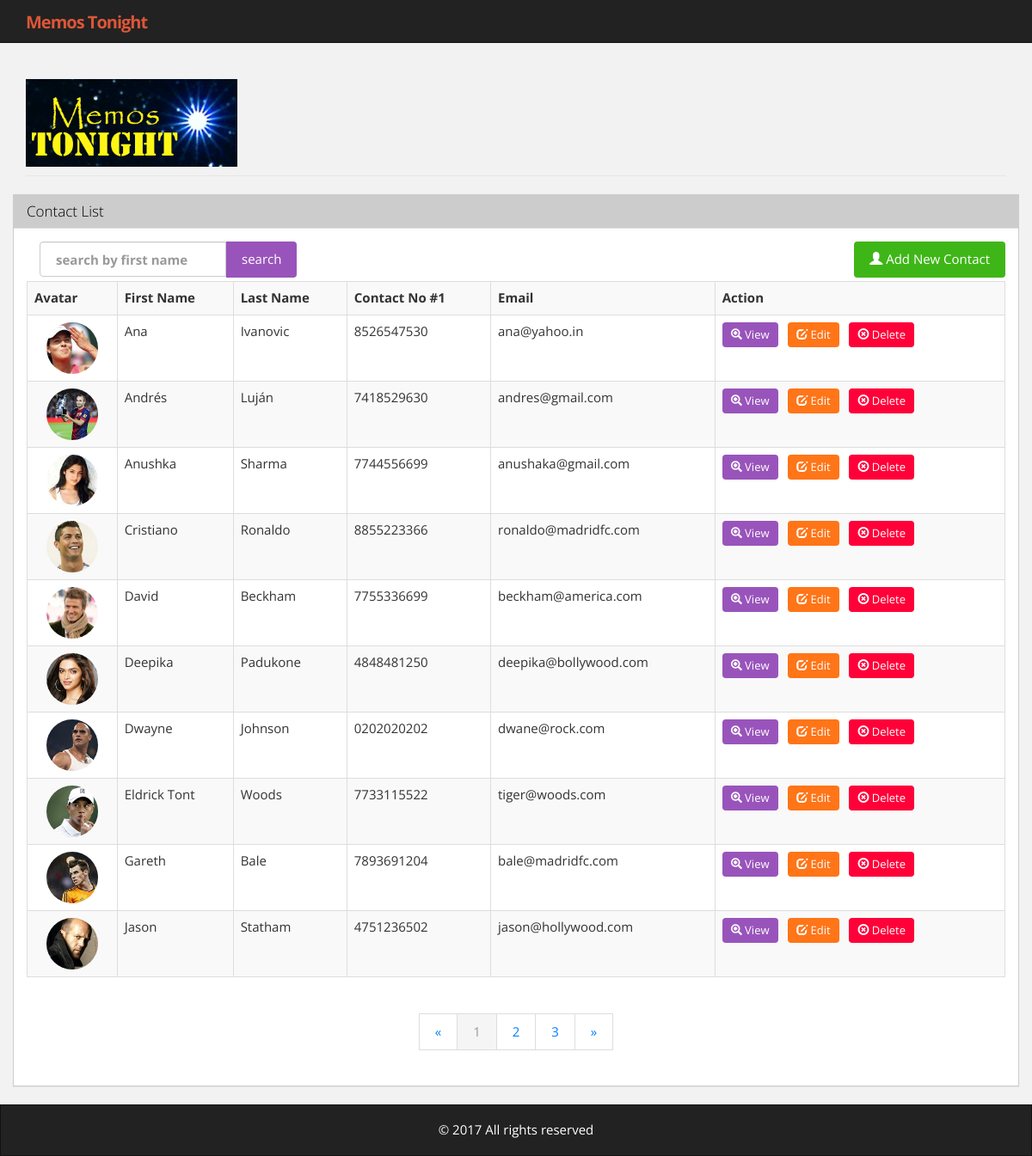
The page / on the database its author committed.
### tables this page shows
CREATE TABLE IF NOT EXISTS `tbl_contacts` (
  `contact_id` int(11) NOT NULL AUTO_INCREMENT,
  `first_name` varchar(255) NOT NULL,
  `middle_name` varchar(255) NOT NULL,
  `last_name` varchar(255) NOT NULL,
  `address` text,
  `contact_no1` varchar(255) NOT NULL,
  `contact_no2` varchar(255) DEFAULT NULL,
  `email_address` varchar(255) NOT NULL,
  `profile_pic` varchar(255) DEFAULT NULL,
  PRIMARY KEY (`contact_id`)
);

### index.php (the view, shortened to what this page needs)
<?php
require_once 'config.php';
include 'header.php';
if (!(isset($_GET['pagenum']))) {
    $pagenum = 1;
} else {
    $pagenum = $_GET['pagenum'];
}
$page_limit = ($_GET["show"] <> "" && is_numeric($_GET["show"])) ? $_GET["show"] : 10;
try {
    $keyword = trim($_GET["keyword"]);
    if ($keyword <> "") {
        $sql  = "SELECT * FROM tbl_contacts WHERE 1 AND " . " (first_name LIKE :keyword) ORDER BY first_name ";
        $stmt = $DB->prepare($sql);
        $stmt->bindValue(":keyword", $keyword . "%");
    } else {
        $sql  = "SELECT * FROM tbl_contacts WHERE 1 ORDER BY first_name ";
        $stmt = $DB->prepare($sql);
    }
    $stmt->execute();
    $total_count = count($stmt->fetchAll());
    $last        = ceil($total_count / $page_limit);
    $lower_limit = ($pagenum - 1) * $page_limit;
    $lower_limit = ($lower_limit < 0) ? 0 : $lower_limit;
    $sql2        = $sql . " limit " . ($lower_limit) . " , " . ($page_limit) . " ";
    $stmt        = $DB->prepare($sql2);
    $stmt->execute();
    $results = $stmt->fetchAll();
}
catch (Exception $ex) {
    echo $ex->getMessage();
}
?>
    <div class="row">
      <div class="panel panel-default">
        <div class="panel-heading">
          <h3 class="panel-title" >Contact List</h3>
        </div>
        <div class="panel-body">
          <div class="col-lg-12" style="padding-left: 0; padding-right: 0;">
            <form action="index.php" method="get">
              <div class="col-lg-6 pull-left" style="padding-left: 0;">
                <span class="pull-left" id="search-bar">
                    <label class="col-lg-12 control-label" for="keyword" style="padding-right: 0;">
                        <input type="text" value="<?php echo $_GET["keyword"]; ?>" placeholder="search by first name" id="search" class="form-control" name="keyword">
                    </label>
                </span>
                <button class="btn btn-info" id="search-button" style="border-top-right-radius: 4px; border-bottom-right-radius: 4px;">search</button>
              </div>
            </form>
            <div class="pull-right"><a href="book.php" id="addcontact"><button class="btn btn-success rounded"><span class="glyphicon glyphicon-user"></span> Add New Contact</button></a></div>
          </div>
          <div class="clearfix"></div>
          <?php if (count($results) > 0) { ?>
          <div class="table-responsive">
            <table class="table table-striped table-hover table-bordered ">
              <tbody>
                <tr>
                  <th>Avatar</th>
                  <th>First Name</th>
                  <th>Last Name</th>
                  <th class="hidden-xs hidden-sm">Contact No #1 </th>
                  <th class="hidden-xs hidden-sm">Email </th>
                  <th>Action </th>
                </tr>
                <?php foreach ($results as $res) { ?>
                <tr>
                  <td style="text-align: center;">
                    <?php $pic = ($res["profile_pic"] <> "" ) ? $res["profile_pic"] : "no_avatar.png" ?>
                    <a href="profile_pics/ <?php echo $pic ?>" target="_blank" ><img src="profile_pics/<?php echo $pic ?>" alt="" class="btn-circle"></a>
                  </td>
                  <td>
                    <?php echo $res["first_name"]; ?>
                  </td>
                  <td>
                    <?php echo $res["last_name"]; ?>
                  </td>
                  <td class="hidden-xs hidden-sm">
                    <?php echo $res["contact_no1"]; ?>
                  </td>
                  <td class="hidden-xs hidden-sm">
                    <?php echo $res["email_address"]; ?>
                  </td>
                  <td>
                    <a href="view.php?cid=<?php echo $res["contact_id"]; ?>">
                       <button class="btn btn-sm btn-info rounded">
                            <span class="glyphicon glyphicon-zoom-in" title="View"></span>
                            <span class="hidden-xs hidden-sm"> View</span>
                        </button>
                    </a>&nbsp;
                    <a href="book.php?m=update&cid=<?php echo $res["contact_id"]; ?>&pagenum=<?php echo $_GET["pagenum"]; ?>">
                        <button class="btn btn-sm btn-warning rounded">
                            <span class="glyphicon glyphicon-edit" title="Edit"></span>
                            <span class="hidden-xs hidden-sm"> Edit</span>
                        </button>
                    </a>&nbsp;
                    <a href="process_form.php?mode=delete&cid=<?php echo $res["contact_id"]; ?>&keyword=<?php echo $_GET["keyword"]; ?>&pagenum=<?php echo $_GET["pagenum"]; ?>" onclick="return confirm('Are you sure?')">
                        <button class="btn btn-sm btn-danger rounded">
                            <span class="glyphicon glyphicon-remove-circle" title="Delete"></span>
                            <span class="hidden-xs hidden-sm"> Delete</span>
                        </button>
                    </a>&nbsp;
                  </td>
                </tr>
                <?php } ?>
              </tbody>
            </table>
          </div>
          <div class="text-center">
              <div class="col-lg-12 center">
                <ul class="pagination">
                    <li>
                      <a href="index.php?pagenum=<?php echo $i; ?>&keyword=<?php echo $_GET["keyword"]; ?>" aria-label="Previous">
                        <span aria-hidden="true">&laquo;</span>
                      </a>
                    </li>
                    <?php
                    for ($i = 1; $i <= $last; $i++) {
                        if ($i == $pagenum) {
                    ?>
                    <li class="active">
                      <a href="javascript:void(0);">
                        <?php echo $i ?>
                      </a>
                    </li>
                    <?php
                    } else {
                    ?>
                    <li>
                        <a href="index.php?pagenum=<?php echo $i; ?>&keyword=<?php echo $_GET["keyword"]; ?>"
                        class="links" onclick="displayRecords('<?php echo $page_limit; ?>', '<?php echo $i; ?>');">
                        <?php echo $i ?>
                        </a>
                    </li>
                    <?php
                        }
                    }
                    ?>
                    <li>
                      <a href="index.php?pagenum=<?php echo $i; ?>&keyword=<?php echo $_GET["keyword"]; ?>" aria-label="Next">
                        <span aria-hidden="true">&raquo;</span>
                      </a>
                    </li>
                </ul>
              </div>
            </div>
            <?php } else { ?>
            <div class="well well-lg">No contacts found.</div>
            <?php } ?>
        </div>
      </div>
    </div>
</div>
<?php
include 'footer.php';
?>

### header.php (shortened to what this page needs)
<!DOCTYPE html>
<html lang="en">
  <head>
    <link href="bootstrap/css/bootstrap.min.css" rel="stylesheet">
    <link href="style/style.css" rel="stylesheet">
  </head>
  <body>
   <div class="page-wrap">
    <nav class="navbar navbar-default navbar-fixed-top">
      <div class="container">
        <div class="navbar-header">
          <a class="navbar-brand text-uppercase" href="index.php">
            Memos Tonight
          </a>
        </div>
        <div class="collapse navbar-collapse" id="navbar-collapse">
        </div>
      </div>
    </nav>
    <div class="container mainbody">
        <div class="page-header">
            <img src="profile_pics/MemosTonight.png" alt="Logo" id="logo">
        </div>

### footer.php (shortened to what this page needs)
    </div>
    <footer>
      <div class="navbar navbar-default footer">
        <div class="container-fluid">
          <div class="copyright">
              <span>&copy; <?php echo date("Y"); ?> All rights reserved</span>
          </div>
        </div>
      </div>
    </footer>
  </body>
</html>

### style/style.css (style rules this page uses)
html,body { margin:0; height: 100%; }
body { padding-top: 50px; background: #f2f2f2; }
.navbar .navbar-brand { font-weight: bold; letter-spacing: -1px; font-size: 20px; color: #dd5638; }
.form-control { border-radius: 4px; }
#search { height: 41px; border-radius: 4px 0px 0px 4px; }
.btn-circle { width: 60px; height: 60px; text-align: center; border-radius: 50%; }
.rounded { border-radius: 4px; }
.panel-default { border-color: #ccc; }
.panel-default>.panel-heading { color: black; background-color: #ccc; border-color: #dddddd; }
.page-wrap { min-height: 100%; margin-bottom: -60px; }
.page-wrap:after { content: ""; display: block; }
.footer, .page-wrap:after { height: 60px; padding: 18px 0; margin: 0; }
.copyright { color: #fff; text-align: center; }

### rows shown on the page
tbl_contacts: profile_pic (picture), first_name "Ana", last_name "Ivanovic", contact_no1 "8526547530", email_address "ana@yahoo.in"
tbl_contacts: profile_pic (picture), first_name "Andrés", last_name "Luján", contact_no1 "7418529630", email_address "andres@gmail.com"
tbl_contacts: profile_pic (picture), first_name "Anushka", last_name "Sharma", contact_no1 "7744556699", email_address "anushaka@gmail.com"
tbl_contacts: profile_pic (picture), first_name "Cristiano", last_name "Ronaldo", contact_no1 "8855223366", email_address "ronaldo@madridfc.com"
tbl_contacts: profile_pic (picture), first_name "David", last_name "Beckham", contact_no1 "7755336699", email_address "beckham@america.com"
tbl_contacts: profile_pic (picture), first_name "Deepika", last_name "Padukone", contact_no1 "4848481250", email_address "deepika@bollywood.com"
tbl_contacts: profile_pic (picture), first_name "Dwayne", last_name "Johnson", contact_no1 "0202020202", email_address "dwane@rock.com"
tbl_contacts: profile_pic (picture), first_name "Eldrick Tont", last_name "Woods", contact_no1 "7733115522", email_address "tiger@woods.com"
tbl_contacts: profile_pic (picture), first_name "Gareth", last_name "Bale", contact_no1 "7893691204", email_address "bale@madridfc.com"
tbl_contacts: profile_pic (picture), first_name "Jason", last_name "Statham", contact_no1 "4751236502", email_address "jason@hollywood.com"
